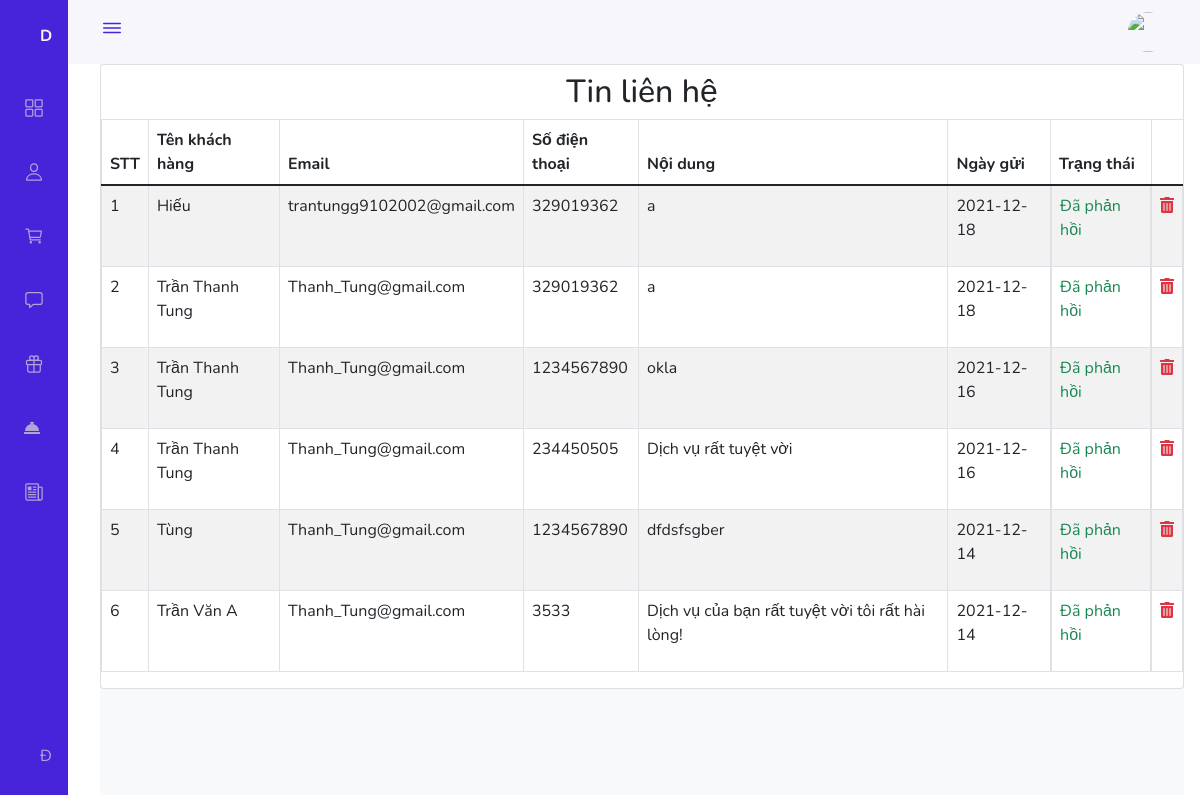
Page /Admin/Contacts/index.php (signed in) on the committed database.
### tables this page shows
CREATE TABLE `contact` (
  `id_contact` int(11) NOT NULL,
  `name` varchar(255) NOT NULL,
  `email` varchar(255) NOT NULL,
  `sdt` int(11) NOT NULL,
  `contents` varchar(255) NOT NULL,
  `date_contacts` date DEFAULT NULL,
  `status` int(11) NOT NULL DEFAULT 1
);

### Admin/Contacts/index.php (called while the page is built, shortened)
<?php
require_once '../../Dao/Pdo.php';
require_once '../../Dao/Contact.php';
require_once '../layouts.php';

### Dao/Pdo.php (called while the page is built, shortened)
<?php
function pdo_get_connection()
{
    $dburl = "mysql:host=localhost;dbname=abec";
    $username = "root";
    $password = "";
    $conn = new PDO($dburl, $username, $password);
    $conn->setAttribute(PDO::ATTR_ERRMODE, PDO::ERRMODE_EXCEPTION);
    return $conn;
}
function pdo_query($sql)
{
    try {
        $conn = pdo_get_connection();
        $stmt = $conn->prepare($sql);
        $stmt->execute();
        $rows = $stmt->fetchAll();
        return $rows;
    } catch (PDOException $e) {
        echo "lỗi: ";
        $e->getMessage();
    } finally {
        unset($conn);
    }
}

### Dao/Contact.php (called while the page is built, shortened)
<?php
function select_all_contact(){
    $sql = "SELECT * FROM contact ORDER BY id_contact DESC";
    return pdo_query($sql);
}
?>

### Admin/Contacts/list.php (the view, shortened to what this page needs)
<?php
$data = select_all_contact();
?>
<h2 class="text-center pt-2">Tin liên hệ</h2>
    <table id="tablecontact" class="table table-striped table-bordered">
        <thead>
            <tr>
                <th scope="col">STT</th>
                <th scope="col">Tên khách hàng</th>
                <th scope="col">Email</th>
                <th scope="col">Số điện thoại</th>
                <th scope="col">Nội dung</th>
                <th scope="col">Ngày gửi</th>
                <th scope="col">Trạng thái</th>
            </tr>
        </thead>
        <tbody>
            <?php
            $i = 1;
            foreach ($data as $item) {
            ?>
                <tr>
                    <td><?= $i++ ?></td>
                    <td><?= $item['name'] ?></td>
                    <td><?= $item['email'] ?></td>
                    <td><?= $item['sdt'] ?></td>
                    <td><?= $item['contents'] ?></td>
                    <td><?= $item['date_contacts'] ?></td>
                    <td class="d-flex justify-content-between align-content-center" >
                        <?php
                        if ($item['status'] == 1) {
                            echo '<p class="text-primary">Mới</p><a href="?contact_return='.$item['id_contact'].'" class="btn btn-primary">Phản hồi</a>';
                        } else {
                            echo '<p class="text-success">Đã phản hồi</p>';
                        }
                        ?>
                    </td>
                    <td><a onclick="return alter_delete()" href="index.php?btn_delete=<?= $item['id_contact'] ?>" style="cursor: pointer;" class="fas fa-trash-alt text-danger"></a></td>
                </tr>
            <?php
            }
            ?>
        </tbody>
    </table>

### Content/CSS/admins.css (style rules this page uses)
:root { --header-height: 3rem; --nav-width: 68px; --first-color: #4723D9; --first-color-light: #AFA5D9; --white-color: #F7F6FB; --body-font: 'Nunito', sans-serif; --normal-font-size: 1rem; --z-fixed: 100 }
body { position: relative; margin: var(--header-height) 0 0 0; padding: 0 1rem; font-family: var(--body-font); font-size: var(--normal-font-size); transition: .5s }
a { text-decoration: none }
@media screen and (min-width: 768px) { body { margin: calc(var(--header-height) + 1rem) 0 0 0; padding-left: calc(var(--nav-width) + 2rem) } }

### rows in the picture
contact: name "Hiếu", email "trantungg9102002@gmail.com", sdt "329019362", contents "a", date_contacts "2021-12-18", status "Đã phản hồi"
contact: name "Trần Thanh Tung", email "Thanh_Tung@gmail.com", sdt "329019362", contents "a", date_contacts "2021-12-18", status "Đã phản hồi"
contact: name "Trần Thanh Tung", email "Thanh_Tung@gmail.com", sdt "1234567890", contents "okla", date_contacts "2021-12-16", status "Đã phản hồi"
contact: name "Trần Thanh Tung", email "Thanh_Tung@gmail.com", sdt "234450505", contents "Dịch vụ rất tuyệt vời", date_contacts "2021-12-16", status "Đã phản hồi"
contact: name "Tùng", email "Thanh_Tung@gmail.com", sdt "1234567890", contents "dfdsfsgber", date_contacts "2021-12-14", status "Đã phản hồi"
contact: name "Trần Văn A", email "Thanh_Tung@gmail.com", sdt "3533", contents "Dịch vụ của bạn rất tuyệt vời tôi rất hài lòng!", date_contacts "2021-12-14", status "Đã phản hồi"
